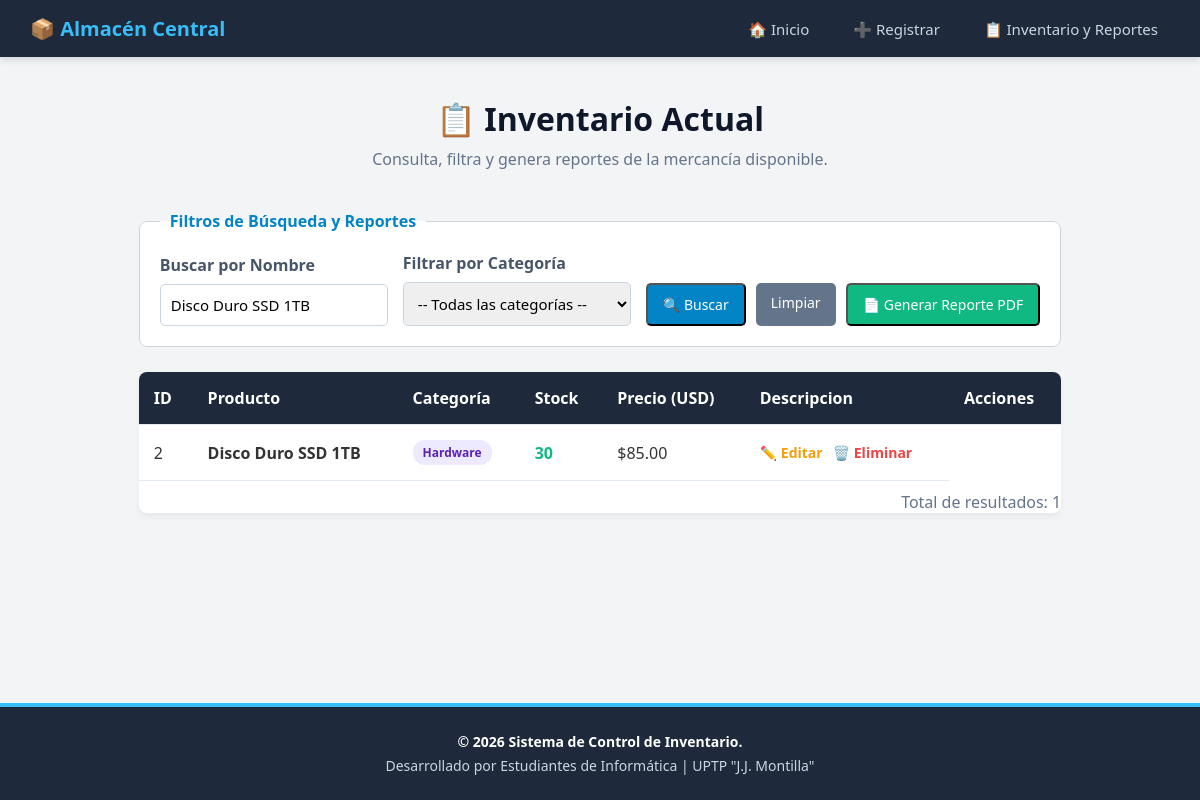
The page /views/listar_inventario.php?nombre=Disco Duro SSD 1TB on the database its author committed.
### tables this page shows
CREATE TABLE productos (
    ID_Producto     INT AUTO_INCREMENT PRIMARY KEY,
    Nombre          VARCHAR(150) NOT NULL,
    Stock           INT DEFAULT 0,
    Precio          DECIMAL(10,2),
    ID_Categoria    INT,                               
    creado_en       TIMESTAMP DEFAULT CURRENT_TIMESTAMP,
    FOREIGN KEY (ID_Categoria) REFERENCES categorias(ID_Categoria) ON DELETE SET NULL
);

CREATE TABLE categorias (
    ID_Categoria    INT AUTO_INCREMENT PRIMARY KEY,
    Nombre          VARCHAR(100) NOT NULL,
    Descripcion     VARCHAR(255)
);

### views/listar_inventario.php (the view, shortened to what this page needs)
<?php
require '../conexion.php';
$f_nombre = trim($_GET["nombre"] ?? "");
$sql = "SELECT p.ID_Producto, p.Nombre, p.Stock, p.Precio, c.Nombre AS Categoria
        FROM productos p
        LEFT JOIN categorias c ON p.ID_Categoria = c.ID_Categoria
        WHERE 1=1";
$params = [];
$tipos = "";
if ($f_nombre !== "") {
    $sql .= " AND p.Nombre LIKE ?";
    $params[] = "%$f_nombre%";
    $tipos .= "s";
}
$sql .= " ORDER BY p.ID_Producto ASC";
$stmt = $conexion->prepare($sql);
if ($params) {
    $stmt->bind_param($tipos, ...$params);
}
$stmt->execute();
$resultado = $stmt->get_result();
?>
<!DOCTYPE html>
<html lang="es">
<head>
    <link rel="stylesheet" href="../assets/css/estilos.css">
</head>
<body>
    <?php include '../includes/navbar.php'; ?>
    <main class="contenedor" style="max-width: 1200px;">
        <div class="encabezado-dashboard">
            <h1>📋 Inventario Actual</h1>
            <p>Consulta, filtra y genera reportes de la mercancía disponible.</p>
        </div>
        <form method="GET" action="listar_inventario.php" class="caja-filtros">
            <fieldset>
                <legend>Filtros de Búsqueda y Reportes</legend>
                <div class="grid-filtros">
                    <div class="grupo-input">
                        <label>Buscar por Nombre</label>
                        <input type="text" name="nombre" value="<?= htmlspecialchars($f_nombre) ?>"
                            placeholder="Ej: Monitor...">
                    </div>
                    <div class="grupo-input">
                        <label>Filtrar por Categoría</label>
                        <select name="categoria">
                            <option value="">-- Todas las categorías --</option>
                        </select>
                    </div>
                    <div class="botones-filtros">
                        <button type="submit" class="btn-accion">🔍 Buscar</button>
                        <a href="listar_inventario.php" class="btn-accion"
                            style="background-color: #64748b;">Limpiar</a>
                        <button type="submit" formaction="reporte_inventario.php" formtarget="_blank"
                            class="btn-accion btn-secundario">
                            📄 Generar Reporte PDF
                        </button>
                    </div>
                </div>
            </fieldset>
        </form>
        <div class="tabla-contenedor">
            <?php if ($resultado->num_rows > 0): ?>
                <table class="tabla-inventario">
                    <thead>
                        <tr>
                            <th>ID</th>
                            <th>Producto</th>
                            <th>Categoría</th>
                            <th>Stock</th>
                            <th>Precio (USD)</th>
                            <th>Descripcion</th>
                            <th>Acciones</th>
                        </tr>
                    </thead>
                    <tbody>
                        <?php while ($fila = $resultado->fetch_assoc()): ?>
                            <tr>
                                <td><?= $fila["ID_Producto"] ?></td>
                                <td><strong><?= htmlspecialchars($fila["Nombre"]) ?></strong></td>
                                <td>
                                    <?php
                                    $nombre_cat = $fila["Categoria"] ?? 'Sin categoría';
                                    $clase_color = 'badge-default';
                                    switch ($nombre_cat) {
                                        case 'Hardware':
                                            $clase_color = 'badge-hardware';
                                            break;
                                    }
                                    ?>
                                    <span class="badge <?= $clase_color ?>">
                                        <?= htmlspecialchars($nombre_cat) ?>
                                    </span>
                                </td>
                                <td style="font-weight: bold; color: <?= $fila['Stock'] < 10 ? '#ef4444' : '#10b981' ?>;">
                                    <?= $fila["Stock"] ?>
                                </td>
                                <td>$<?= number_format($fila["Precio"], 2) ?></td>
                                <td>
                                    <div style="display: flex; gap: 10px;">
                                        <a href="editar_producto.php?id=<?= $fila['ID_Producto'] ?>" class="btn-editar">✏️
                                            Editar</a>
                                        <a href="../procesos/eliminar_producto.php?id=<?= $fila['ID_Producto'] ?>"
                                            class="btn-eliminar"
                                            onclick="return confirm('¿Seguro que deseas eliminar este producto?');">🗑️
                                            Eliminar</a>
                                    </div>
                                </td>
                            </tr>
                        <?php endwhile; ?>
                    </tbody>
                </table>
                <p style="text-align: right; margin-top: 10px; color: #64748b;">Total de resultados:
                    <?= $resultado->num_rows ?>
                </p>
            <?php endif; ?>
        </div>
    </main>
    <?php include '../includes/footer.php'; ?>
</body>
</html>

### assets/css/estilos.css (style rules this page uses)
* { margin: 0; padding: 0; box-sizing: border-box; font-family: 'Segoe UI', Tahoma, Geneva, Verdana, sans-serif; }
body { background-color: #f3f4f6; color: #333; display: flex; flex-direction: column; min-height: 100vh; }
.contenedor { max-width: 1000px; margin: 40px auto; padding: 0 20px; }
.encabezado-dashboard { text-align: center; margin-bottom: 40px; }
.encabezado-dashboard h1 { color: #0f172a; font-size: 32px; }
.encabezado-dashboard p { color: #64748b; margin-top: 8px; }
.btn-accion { display: inline-block; padding: 10px 15px; background-color: #0284c7; color: white; text-decoration: none; border-radius: 5px; font-size: 14px; transition: 0.3s; }
.btn-secundario { background-color: #10b981; }
.grupo-input { margin-bottom: 20px; }
.grupo-input label { display: block; margin-bottom: 8px; font-weight: bold; color: #475569; }
.grupo-input input, .grupo-input select { width: 100%; padding: 10px; border: 1px solid #cbd5e1; border-radius: 5px; font-size: 15px; outline: none; }
.caja-filtros fieldset { background: white; border: 1px solid #cbd5e1; border-radius: 8px; padding: 20px; margin-bottom: 25px; }
.caja-filtros legend { font-weight: bold; color: #0284c7; padding: 0 10px; }
.grid-filtros { display: flex; gap: 15px; align-items: flex-end; flex-wrap: wrap; }
.grid-filtros .grupo-input { margin-bottom: 0; flex: 1; min-width: 200px; }
.botones-filtros { display: flex; gap: 10px; }
.tabla-contenedor { background: white; border-radius: 8px; overflow: hidden; box-shadow: 0 4px 6px rgba(0, 0, 0, 0.05); }
.tabla-inventario { width: 100%; border-collapse: collapse; text-align: left; }
.tabla-inventario th, .tabla-inventario td { padding: 15px; border-bottom: 1px solid #e2e8f0; }
.tabla-inventario th { background-color: #1e293b; color: white; }
.badge { padding: 4px 10px; border-radius: 12px; font-size: 12px; font-weight: bold; display: inline-block; }
.badge-hardware { background-color: #ede9fe; color: #5b21b6; }
.btn-eliminar { color: #ef4444; text-decoration: none; font-size: 14px; font-weight: bold; }
.btn-editar { color: #f59e0b; text-decoration: none; font-size: 14px; font-weight: bold; }

### rows shown on the page
productos: ID_Producto "2", Nombre "Disco Duro SSD 1TB", ID_Categoria.Nombre "Hardware", Stock "30", Precio "85.00"

### other values the page prints
$resultado->num_rows "1"
